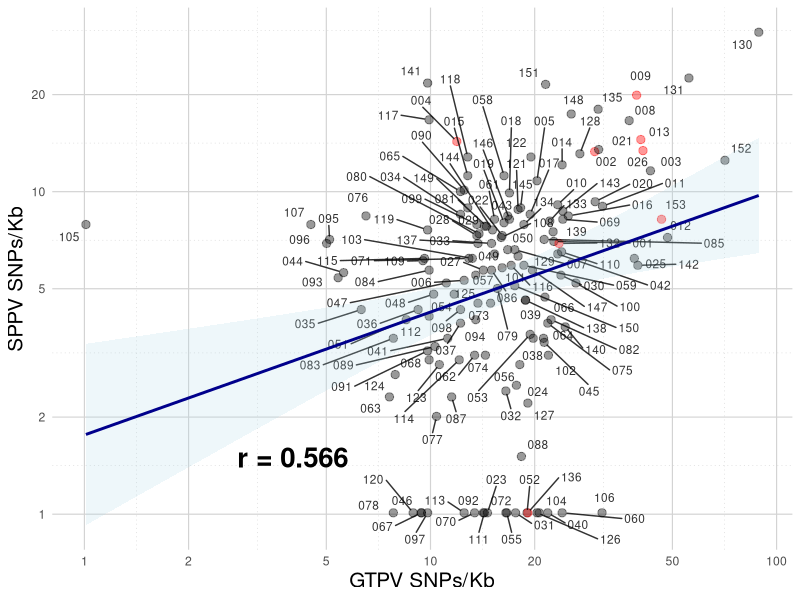
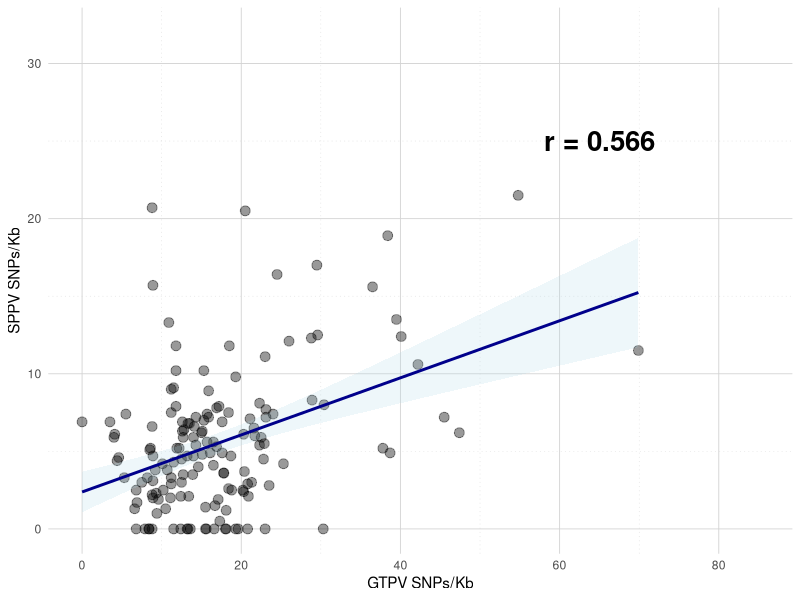

Source code (R) for these figures, in order:
library(tidyverse)
library(ggplot2)
library(ggrepel)

# Read the CSV file
df <- read.csv('diversity_metrics.csv')
df$Gene_short <- gsub("^LSDV", "", df$Gene)

df2 <- subset(df, GTPV_SNPs.Kb >2 & SPPV_SNPs.Kb >1)
cor_snps <- cor(df2$GTPV_SNPs.Kb, df2$SPPV_SNPs.Kb, use = "complete.obs")
cor_test_snps <- cor.test(df2$GTPV_SNPs.Kb, df2$SPPV_SNPs.Kb)
cat("Pearson r =", round(cor_snps, 4), "\n")
cat("p-value =", format(cor_test_snps$p.value, scientific = TRUE), "\n\n")

highlight_genes <- c("002","004","009", "013", "026", "132", "136","153","155")
df$highlight <- df$Gene_short %in% highlight_genes

# Log10 scale plot with non-transformed axis labels
p <- ggplot(df, aes(x = (GTPV_SNPs.Kb + 1.01 ), y = (SPPV_SNPs.Kb + 1.01 ))) +
   geom_point(aes(color = highlight), size =2.5, alpha = 0.4) +
   scale_color_manual(values = c("FALSE" = "black", "TRUE" = "red")) +
   guides(color = "none") + 
  geom_text_repel(aes(label = Gene_short), size =3, alpha = 0.8,
                max.overlaps = Inf,  # Show all labels even if overlapping
                box.padding = 0.3,   # Space around labels
                point.padding = 0.3) + # Space from points
  geom_smooth(
  method = "lm", se = TRUE, color = "darkblue", fill = "lightblue", alpha = 0.2)  +
  annotate("text", x =4, y =1.5, 
           label = paste("r =", round(cor_snps, 3)),
           size =7, fontface = "bold") +
  scale_x_log10(breaks = c(1, 2, 5, 10, 20, 50, 100),
                labels = c( 1, 2, 5, 10, 20, 50, 100)) +
  scale_y_log10(breaks = c(1, 2, 5, 10, 20, 50),
                labels = c( 1, 2, 5, 10, 20, 50)) +
  labs(       x = "GTPV SNPs/Kb",       y = "SPPV SNPs/Kb") + 
  theme_minimal() +
  theme(plot.title = element_text(face = "bold", size = 15),
        axis.title = element_text(size = 15),
        panel.grid.major = element_line(color = "lightgray", size = 0.4),
        panel.grid.minor = element_line(color = "lightgray", size = 0.2, linetype = "dotted"))
	ggsave('snps_kb_correlation.png', p, width =6, height =6, dpi = 300)

p2 <- ggplot(df, aes(x = (GTPV_SNPs.Kb  ), y = (SPPV_SNPs.Kb ))) +
  geom_point(size = 3, alpha = 0.4, color = "black") +
  geom_smooth(method = "lm", se = TRUE, color = "darkblue", fill = "lightblue", alpha = 0.2) +
  annotate("text", x =65, y =25, 
           label = paste("r =", round(cor_snps, 3)),
           size =7, fontface = "bold") +
  labs(       x = "GTPV SNPs/Kb",
       y = "SPPV SNPs/Kb") +  ylim(0,32) + xlim(0,85) + 
  theme_minimal() +
  theme(plot.title = element_text(face = "bold", size = 13),
        axis.title = element_text(size = 11),
        panel.grid.major = element_line(color = "lightgray", size = 0.3),
        panel.grid.minor = element_line(color = "lightgray", size = 0.15, linetype = "dotted"))
ggsave('snps_kb_correlation.nolog.png', p2, width =6, height =6, dpi = 300)
